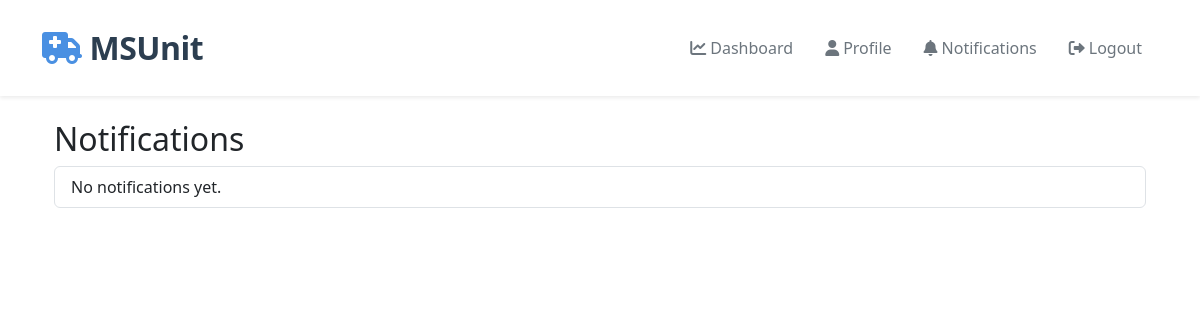
Before: /notifications/ (signed in) with the older database file.
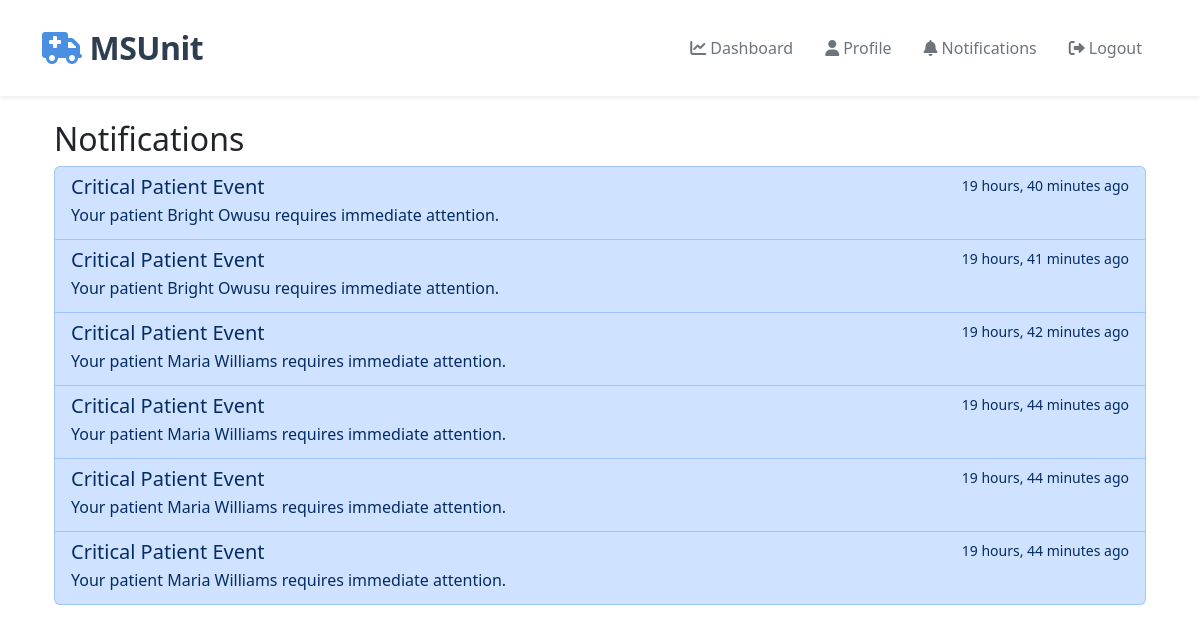
After: the same page with the newer database file.
### notifications/models.py (models this page shows, shortened)
class Notification(models.Model):
    recipient = models.ForeignKey(settings.AUTH_USER_MODEL, on_delete=models.CASCADE)
    title = models.CharField(max_length=255)
    message = models.TextField()
    link = models.CharField(max_length=255, null=True, blank=True)
    is_read = models.BooleanField(default=False)
    created_at = models.DateTimeField(auto_now_add=True)
    class Meta:
        ordering = ['-created_at']

### notifications/views.py (the view)
# urls.py: path('', views.notification_list, name='list'),
@login_required
def notification_list(request):
    notifications = Notification.objects.filter(recipient=request.user).order_by('-created_at')
    return render(request, 'notifications/notifications.html', {'notifications': notifications})

### templates/notifications/notifications.html (shortened to what this page needs)
{% extends "base.html" %}
{% block content %}
<div class="container mt-4">
    <h2>Notifications</h2>
    <div class="list-group">
        {% for notification in notifications %}
            <div class="list-group-item {% if not notification.is_read %}list-group-item-primary{% endif %}">
                <div class="d-flex w-100 justify-content-between">
                    <h5 class="mb-1">{{ notification.title }}</h5>
                    <small>{{ notification.created_at|timesince }} ago</small>
                </div>
                <p class="mb-1">{{ notification.message }}</p>
            </div>
        {% empty %}
            <div class="list-group-item">
                <p class="mb-0">No notifications yet.</p>
            </div>
        {% endfor %}
    </div>
</div>
{% endblock %}

### templates/base.html (shortened to what this page needs)
<!DOCTYPE html>
<html lang="en">
<head>
    {% load static %}
    <link href="https://cdn.jsdelivr.net/npm/bootstrap@5.3.0/dist/css/bootstrap.min.css" rel="stylesheet">
    <link rel="stylesheet" href="https://cdnjs.cloudflare.com/ajax/libs/font-awesome/6.0.0/css/all.min.css">
</head>
<body data-user-authenticated="{{ user.is_authenticated|yesno:'true,false' }}">
    <nav class="navbar navbar-expand-lg">
        <div class="container">
            <a class="navbar-brand" href="{% url 'home' %}">
                <i class="fas fa-ambulance"></i>MSUnit
            </a>
            <div class="collapse navbar-collapse" id="navbarNav">
                <ul class="navbar-nav ms-auto">
                    {% if user.is_authenticated %}
                        {% if user.userprofile.role == 'TECHNICIAN' %}
                            <li class="nav-item">
                                <a class="nav-link" href="{% url 'technician:dashboard' %}">
                                    <i class="fas fa-chart-line me-1"></i>Dashboard
                                </a>
                            </li>
                        {% elif user.userprofile.role == 'NEUROLOGIST' %}
                            <li class="nav-item">
                                <a class="nav-link" href="{% url 'neurologist:dashboard' %}">
                                    <i class="fas fa-chart-line me-1"></i>Dashboard
                                </a>
                            </li>
                        {% endif %}
                        <li class="nav-item">
                            <a class="nav-link" href="{% url 'accounts:profile' %}">
                                <i class="fas fa-user me-1"></i>Profile
                            </a>
                        </li>
                        <li class="nav-item">
                            <a class="nav-link" href="{% url 'notifications:list' %}">
                                <i class="fas fa-bell me-1"></i>Notifications
                            </a>
                        </li>
                        <li class="nav-item">
                            <a class="nav-link" href="{% url 'accounts:logout' %}">
                                <i class="fas fa-sign-out-alt me-1"></i>Logout
                            </a>
                        </li>
                    {% endif %}
                </ul>
            </div>
        </div>
    </nav>
    <div class="container mt-4">
        {% block content %}
        {% endblock %}
    </div>
</body>
</html>

### templates/base.html (style rules this page uses)
.navbar { background: white !important; box-shadow: 0 2px 4px rgba(0, 0, 0, 0.08); padding: 1rem 0; }
.navbar-brand { color: #2c3e50 !important; font-weight: 700; font-size: 2rem; letter-spacing: -0.5px; padding: 0.5rem 0; }
.navbar-brand i { color: #4a90e2; margin-right: 0.5rem; }
.nav-link { color: #6c757d !important; font-weight: 500; padding: 0.5rem 1rem !important; transition: all 0.3s; }

Changed rows visible on the page:
added Notification: title "Critical Patient Event", created_at "19 hours, 40 minutes", message "Your patient Bright Owusu requires immediate attention."
added Notification: title "Critical Patient Event", created_at "19 hours, 41 minutes", message "Your patient Bright Owusu requires immediate attention."
added Notification: title "Critical Patient Event", created_at "19 hours, 42 minutes", message "Your patient Maria Williams requires immediate attention."
added Notification: title "Critical Patient Event", created_at "19 hours, 44 minutes", message "Your patient Maria Williams requires immediate attention."
added Notification: title "Critical Patient Event", created_at "19 hours, 44 minutes", message "Your patient Maria Williams requires immediate attention."
added Notification: title "Critical Patient Event", created_at "19 hours, 44 minutes", message "Your patient Maria Williams requires immediate attention."
Other visible differences:
text no longer shown: "No notifications yet."
